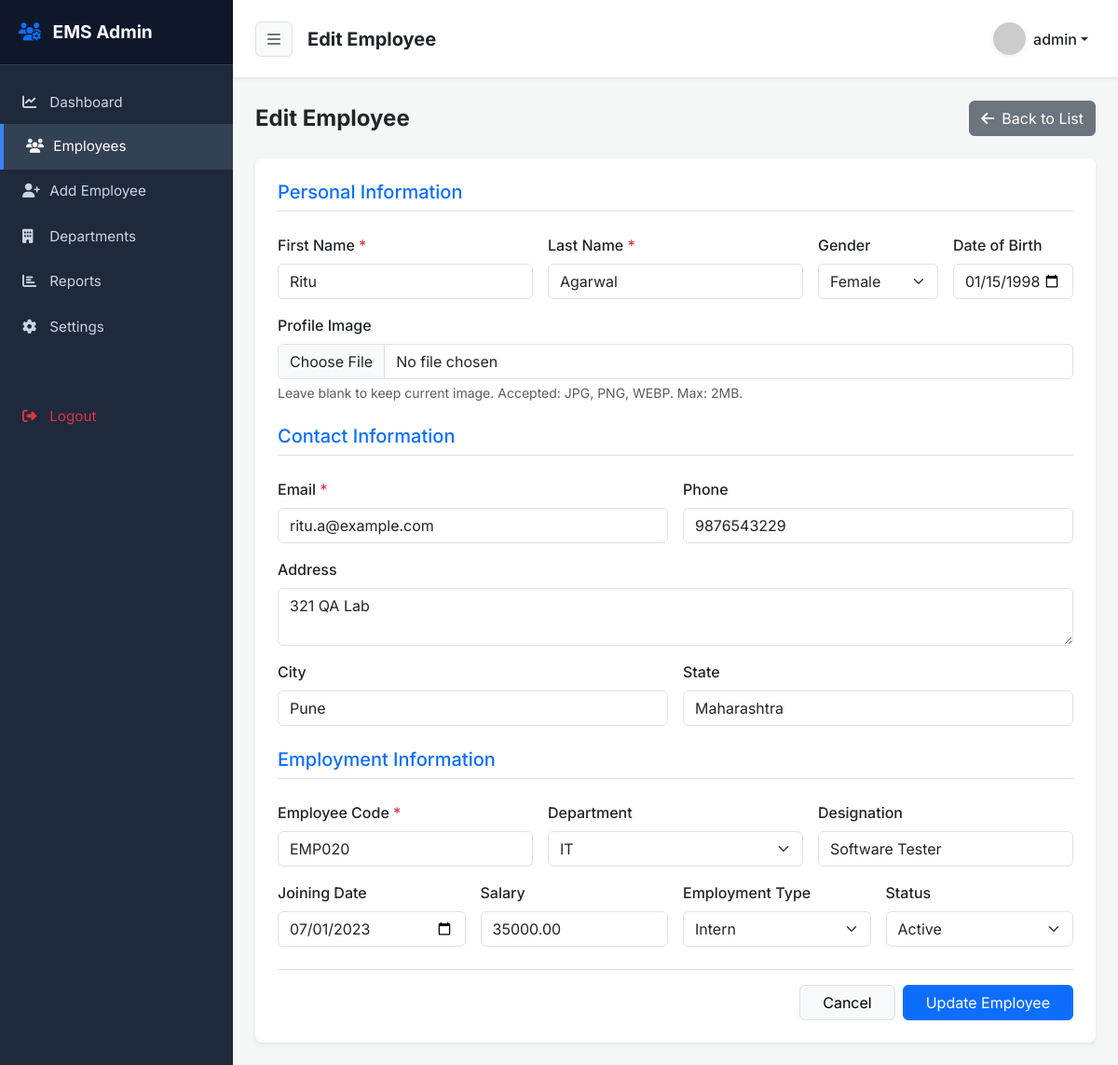
The app's page /edit_employee.php?id=20 (signed in) with its own data.
### tables this page shows
CREATE TABLE employees (
    id INT PRIMARY KEY AUTO_INCREMENT,
    employee_code VARCHAR(20) NOT NULL UNIQUE,
    first_name VARCHAR(50) NOT NULL,
    last_name VARCHAR(50) NOT NULL,
    email VARCHAR(100) NOT NULL UNIQUE,
    phone VARCHAR(20),
    gender ENUM('Male', 'Female', 'Other'),
    date_of_birth DATE,
    department_id INT,
    designation VARCHAR(100),
    joining_date DATE,
    salary DECIMAL(10,2),
    employment_type ENUM('Full Time', 'Part Time', 'Intern'),
    address TEXT,
    city VARCHAR(50),
    state VARCHAR(50),
    status ENUM('Active', 'Inactive') DEFAULT 'Active',
    profile_image VARCHAR(255),
    created_at TIMESTAMP DEFAULT CURRENT_TIMESTAMP,
    updated_at TIMESTAMP DEFAULT CURRENT_TIMESTAMP ON UPDATE CURRENT_TIMESTAMP,
    FOREIGN KEY (department_id) REFERENCES departments(id) ON DELETE SET NULL
);

CREATE TABLE departments (
    id INT PRIMARY KEY AUTO_INCREMENT,
    department_name VARCHAR(100) NOT NULL,
    description TEXT,
    created_at TIMESTAMP DEFAULT CURRENT_TIMESTAMP
);

### edit_employee.php (the view, shortened to what this page needs)
<?php
require_once 'config/database.php';
$id = (int)$_GET['id'];
$stmt = $pdo->prepare("SELECT * FROM employees WHERE id = ?");
$stmt->execute([$id]);
$emp = $stmt->fetch();
$departments = $pdo->query("SELECT id, department_name FROM departments ORDER BY department_name")->fetchAll();
require_once 'includes/header.php';
require_once 'includes/sidebar.php';
require_once 'includes/navbar.php';
$old = $_SESSION['old'] ?? $emp;
?>
<div class="container-fluid p-4">
    <div class="d-flex justify-content-between align-items-center mb-4">
        <h4 class="fw-bold mb-0 text-dark">Edit Employee</h4>
        <a href="employees.php" class="btn btn-secondary"><i class="fa-solid fa-arrow-left me-2"></i>Back to List</a>
    </div>
    <div class="card border-0 shadow-sm rounded-3">
        <div class="card-body p-4">
            <form action="actions/update_employee_action.php" method="POST" enctype="multipart/form-data">
                <h5 class="text-primary border-bottom pb-2 mb-4">Personal Information</h5>
                <div class="row g-3 mb-4">
                    <div class="col-md-4">
                        <label class="form-label fw-medium">First Name <span class="text-danger">*</span></label>
                        <input type="text" name="first_name" class="form-control" value="<?= htmlspecialchars($old['first_name'] ?? '') ?>" required>
                    </div>
                    <div class="col-md-4">
                        <label class="form-label fw-medium">Last Name <span class="text-danger">*</span></label>
                        <input type="text" name="last_name" class="form-control" value="<?= htmlspecialchars($old['last_name'] ?? '') ?>" required>
                    </div>
                    <div class="col-md-2">
                        <label class="form-label fw-medium">Gender</label>
                        <select name="gender" class="form-select">
                            <option value="Female" <?= ($old['gender'] ?? '') == 'Female' ? 'selected' : '' ?>>Female</option>
                        </select>
                    </div>
                    <div class="col-md-2">
                        <label class="form-label fw-medium">Date of Birth</label>
                        <input type="date" name="date_of_birth" class="form-control" value="<?= htmlspecialchars($old['date_of_birth'] ?? '') ?>">
                    </div>
                    <div class="col-md-12">
                        <label class="form-label fw-medium">Profile Image</label>
                        <div class="d-flex align-items-center">
                            <div class="flex-grow-1">
                                <input type="file" name="profile_image" class="form-control" accept="image/jpeg, image/png, image/webp">
                                <div class="form-text">Leave blank to keep current image. Accepted: JPG, PNG, WEBP. Max: 2MB.</div>
                            </div>
                        </div>
                    </div>
                </div>
                <h5 class="text-primary border-bottom pb-2 mb-4">Contact Information</h5>
                <div class="row g-3 mb-4">
                    <div class="col-md-6">
                        <label class="form-label fw-medium">Email <span class="text-danger">*</span></label>
                        <input type="email" name="email" class="form-control" value="<?= htmlspecialchars($old['email'] ?? '') ?>" required>
                    </div>
                    <div class="col-md-6">
                        <label class="form-label fw-medium">Phone</label>
                        <input type="text" name="phone" class="form-control" value="<?= htmlspecialchars($old['phone'] ?? '') ?>">
                    </div>
                    <div class="col-md-12">
                        <label class="form-label fw-medium">Address</label>
                        <textarea name="address" class="form-control" rows="2"><?= htmlspecialchars($old['address'] ?? '') ?></textarea>
                    </div>
                    <div class="col-md-6">
                        <label class="form-label fw-medium">City</label>
                        <input type="text" name="city" class="form-control" value="<?= htmlspecialchars($old['city'] ?? '') ?>">
                    </div>
                    <div class="col-md-6">
                        <label class="form-label fw-medium">State</label>
                        <input type="text" name="state" class="form-control" value="<?= htmlspecialchars($old['state'] ?? '') ?>">
                    </div>
                </div>
                <h5 class="text-primary border-bottom pb-2 mb-4">Employment Information</h5>
                <div class="row g-3 mb-4">
                    <div class="col-md-4">
                        <label class="form-label fw-medium">Employee Code <span class="text-danger">*</span></label>
                        <input type="text" name="employee_code" class="form-control" value="<?= htmlspecialchars($old['employee_code'] ?? '') ?>" required>
                    </div>
                    <div class="col-md-4">
                        <label class="form-label fw-medium">Department</label>
                        <select name="department_id" class="form-select">
                            <?php foreach($departments as $d): ?>
                                <option value="<?= $d['id'] ?>" <?= ($old['department_id'] ?? '') == $d['id'] ? 'selected' : '' ?>><?= htmlspecialchars($d['department_name']) ?></option>
                            <?php endforeach; ?>
                        </select>
                    </div>
                    <div class="col-md-4">
                        <label class="form-label fw-medium">Designation</label>
                        <input type="text" name="designation" class="form-control" value="<?= htmlspecialchars($old['designation'] ?? '') ?>">
                    </div>
                    <div class="col-md-3">
                        <label class="form-label fw-medium">Joining Date</label>
                        <input type="date" name="joining_date" class="form-control" value="<?= htmlspecialchars($old['joining_date'] ?? '') ?>">
                    </div>
                    <div class="col-md-3">
                        <label class="form-label fw-medium">Salary</label>
                        <input type="number" step="0.01" name="salary" class="form-control" value="<?= htmlspecialchars($old['salary'] ?? '') ?>">
                    </div>
                    <div class="col-md-3">
                        <label class="form-label fw-medium">Employment Type</label>
                        <select name="employment_type" class="form-select">
                            <option value="Intern" <?= ($old['employment_type'] ?? '') == 'Intern' ? 'selected' : '' ?>>Intern</option>
                        </select>
                    </div>
                    <div class="col-md-3">
                        <label class="form-label fw-medium">Status</label>
                        <select name="status" class="form-select">
                            <option value="Active" <?= ($old['status'] ?? '') == 'Active' ? 'selected' : '' ?>>Active</option>
                        </select>
                    </div>
                </div>
                <div class="d-flex gap-2 justify-content-end mt-4 pt-3 border-top">
                    <a href="employees.php" class="btn btn-light border px-4">Cancel</a>
                    <button type="submit" class="btn btn-primary px-4">Update Employee</button>
                </div>
            </form>
        </div>
    </div>
</div>
<?php require_once 'includes/footer.php'; ?>

### assets/css/style.css (style rules this page uses)
body { font-family: 'Inter', sans-serif; background-color: #f4f7f6; overflow-x: hidden; }

### records on screen
employees: first_name "Ritu", last_name "Agarwal", gender "Female", date_of_birth "01/15/1998", email "ritu.a@example.com", phone "9876543229", address "321 QA Lab", city "Pune", state "Maharashtra", employee_code "EMP020", department_id "IT", designation "Software Tester", joining_date "07/01/2023", salary "35000.00", employment_type "Intern", status "Active"

### other values on screen
$page_title "Edit Employee"
$_SESSION['username'] "admin"
